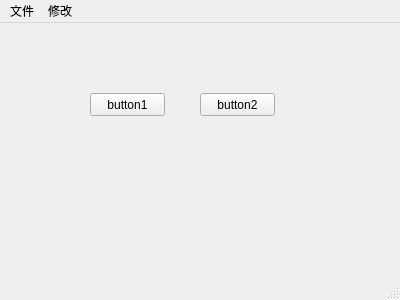
<?xml version="1.0" encoding="UTF-8"?>
<ui version="4.0">
 <class>MainWindow</class>
 <widget class="QMainWindow" name="MainWindow">
  <property name="geometry">
   <rect>
    <x>0</x>
    <y>0</y>
    <width>400</width>
    <height>300</height>
   </rect>
  </property>
  <property name="windowTitle">
   <string>demo1.1</string>
  </property>
  <property name="toolTip">
   <string/>
  </property>
  <property name="statusTip">
   <string/>
  </property>
  <widget class="QWidget" name="centralwidget">
   <widget class="QPushButton" name="pushButton">
    <property name="geometry">
     <rect>
      <x>90</x>
      <y>70</y>
      <width>75</width>
      <height>23</height>
     </rect>
    </property>
    <property name="text">
     <string>button1</string>
    </property>
   </widget>
   <widget class="QPushButton" name="pushButton_2">
    <property name="geometry">
     <rect>
      <x>200</x>
      <y>70</y>
      <width>75</width>
      <height>23</height>
     </rect>
    </property>
    <property name="text">
     <string>button2</string>
    </property>
   </widget>
  </widget>
  <widget class="QMenuBar" name="menubar">
   <property name="geometry">
    <rect>
     <x>0</x>
     <y>0</y>
     <width>400</width>
     <height>23</height>
    </rect>
   </property>
   <widget class="QMenu" name="menu">
    <property name="title">
     <string>文件</string>
    </property>
    <addaction name="actionSave"/>
    <addaction name="actionOpen"/>
   </widget>
   <widget class="QMenu" name="menu_2">
    <property name="title">
     <string>修改</string>
    </property>
   </widget>
   <addaction name="menu"/>
   <addaction name="menu_2"/>
  </widget>
  <widget class="QStatusBar" name="statusbar">
   <property name="enabled">
    <bool>false</bool>
   </property>
   <property name="statusTip">
    <string>这是状态栏文本</string>
   </property>
  </widget>
  <action name="actionSave">
   <property name="checkable">
    <bool>false</bool>
   </property>
   <property name="enabled">
    <bool>true</bool>
   </property>
   <property name="text">
    <string>保存</string>
   </property>
  </action>
  <action name="actionOpen">
   <property name="text">
    <string>退出</string>
   </property>
   <property name="statusTip">
    <string>退出程序</string>
   </property>
  </action>
 </widget>
 <resources/>
 <connections>
  <connection>
   <sender>actionOpen</sender>
   <signal>triggered()</signal>
   <receiver>MainWindow</receiver>
   <slot>close()</slot>
   <hints>
    <hint type="sourcelabel">
     <x>-1</x>
     <y>-1</y>
    </hint>
    <hint type="destinationlabel">
     <x>199</x>
     <y>149</y>
    </hint>
   </hints>
  </connection>
 </connections>
</ui>
